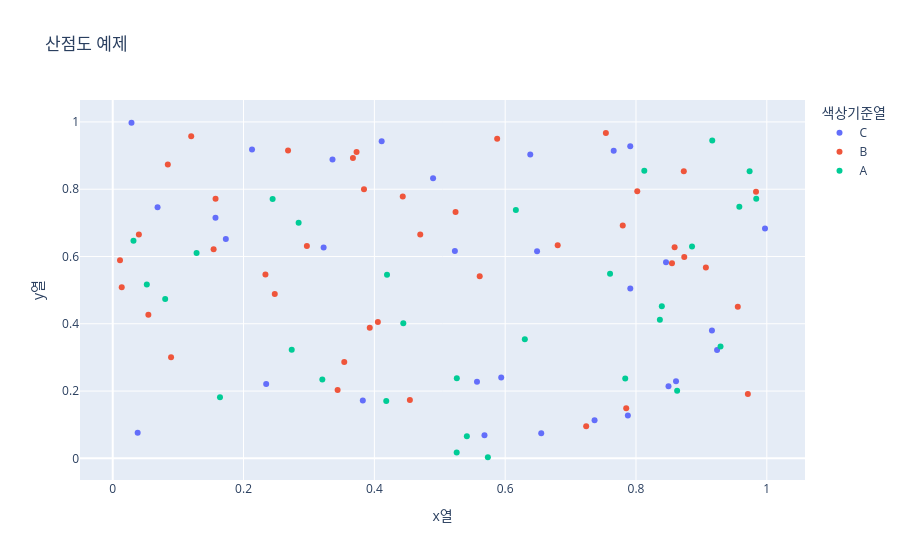

Here is the notebook cell this chart was saved with:
### Code cell
# 

import plotly.express as px
import pandas as pd
import numpy as np

df = pd.DataFrame({
    "x열": np.random.rand(100), # 0 ~ 1미만의 실수자료형의 난수형태 값을 랜덤으로 생성
    "y열": np.random.rand(100), # 0 ~ 1미만의 실수자료형의 난수형태 값을 랜덤으로 생성
    "색상기준열": np.random.choice(["A", "B", "C"], 100), # 0 ~ 1미만의 실수자료형의 난수형태 값을 랜덤으로 생성
})

fig = px.scatter(
    df,
    x="x열",
    y="y열",
    color="색상기준열",
    title="산점도 예제"
)

fig.show()

### Figure 1 — Plotly figure (JSON) as saved in the notebook; plotly's stock layout.template omitted (floating-point values rounded to 4 significant figures)
{"data": [{"hovertemplate": "색상기준열=C<br>x열=%{x}<br>y열=%{y}<extra></extra>", "legendgroup": "C", "marker": {"color": "#636efa", "symbol": "circle"}, "mode": "markers", "name": "C", "orientation": "v", "showlegend": true, "type": "scatter", "x": [0.924, 0.3823, 0.6551, 0.7659, 0.06855, 0.5231, 0.6384, 0.5939, 0.2346, 0.7912, 0.213, 0.8612, 0.02869, 0.3224, 0.5683, 0.9161, 0.7913, 0.8459, 0.6488, 0.1729, 0.4112, 0.1571, 0.5569, 0.03814, 0.7367, 0.8497, 0.4898, 0.336, 0.9972, 0.7875], "xaxis": "x", "y": [0.3218, 0.1723, 0.07468, 0.9139, 0.7461, 0.6165, 0.9033, 0.2401, 0.2213, 0.928, 0.9178, 0.2288, 0.9975, 0.6269, 0.06869, 0.3803, 0.5047, 0.5832, 0.6153, 0.6523, 0.9424, 0.7154, 0.2279, 0.07584, 0.1134, 0.2144, 0.8328, 0.8879, 0.6834, 0.1276], "yaxis": "y"}, {"hovertemplate": "색상기준열=B<br>x열=%{x}<br>y열=%{y}<extra></extra>", "legendgroup": "B", "marker": {"color": "#EF553B", "symbol": "circle"}, "mode": "markers", "name": "B", "orientation": "v", "showlegend": true, "type": "scatter", "x": [0.855, 0.9068, 0.971, 0.08425, 0.4054, 0.7798, 0.08918, 0.5611, 0.1572, 0.3438, 0.2968, 0.01112, 0.9556, 0.3841, 0.268, 0.785, 0.4434, 0.3672, 0.6803, 0.754, 0.8731, 0.5877, 0.01374, 0.3728, 0.3929, 0.5241, 0.05448, 0.2335, 0.8019, 0.2478, 0.4543, 0.8738, 0.859, 0.03998, 0.4702, 0.9835, 0.1542, 0.7238, 0.12, 0.354], "xaxis": "x", "y": [0.5802, 0.567, 0.191, 0.8734, 0.4054, 0.6921, 0.3005, 0.5416, 0.7716, 0.203, 0.6315, 0.5886, 0.4503, 0.7998, 0.9149, 0.1488, 0.778, 0.8931, 0.6338, 0.967, 0.8535, 0.9501, 0.5085, 0.9104, 0.3882, 0.7326, 0.4267, 0.5468, 0.7936, 0.4885, 0.1735, 0.5983, 0.6272, 0.6651, 0.665, 0.7922, 0.6212, 0.09572, 0.9571, 0.2867], "yaxis": "y"}, {"hovertemplate": "색상기준열=A<br>x열=%{x}<br>y열=%{y}<extra></extra>", "legendgroup": "A", "marker": {"color": "#00cc96", "symbol": "circle"}, "mode": "markers", "name": "A", "orientation": "v", "showlegend": true, "type": "scatter", "x": [0.4442, 0.9737, 0.7835, 0.5735, 0.6163, 0.3205, 0.08019, 0.164, 0.5414, 0.958, 0.4193, 0.2445, 0.5261, 0.9292, 0.8629, 0.0521, 0.63, 0.1282, 0.9166, 0.8127, 0.4182, 0.7603, 0.8857, 0.8365, 0.8395, 0.2842, 0.9838, 0.5259, 0.2736, 0.03172], "xaxis": "x", "y": [0.4012, 0.8534, 0.2371, 0.003263, 0.7379, 0.2341, 0.4734, 0.1813, 0.06564, 0.7478, 0.5456, 0.771, 0.238, 0.3326, 0.2008, 0.5167, 0.3541, 0.6107, 0.9448, 0.8549, 0.1704, 0.5489, 0.6298, 0.4121, 0.4518, 0.7005, 0.7715, 0.01771, 0.3228, 0.6465], "yaxis": "y"}], "layout": {"legend": {"title": {"text": "색상기준열"}, "tracegroupgap": 0}, "title": {"text": "산점도 예제"}, "xaxis": {"anchor": "y", "domain": [0, 1], "title": {"text": "x열"}}, "yaxis": {"anchor": "x", "domain": [0, 1], "title": {"text": "y열"}}}}
